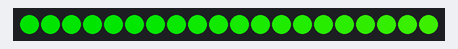
A program run on a simulated ESP32-C3. On the bench: 20 RGB LEDs in strip order, left to right. Dim RGB values are drawn brighter than linear; colours are those a GRB WS2812 strip shows for the declared byte order; what the program prints to the serial monitor is not drawn.

Above: at 0.45 s.
At 5.09 s:
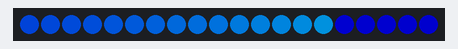
At 10.03 s:
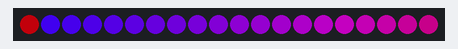
At 19.91 s:
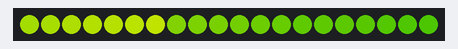
At 29.8 s:
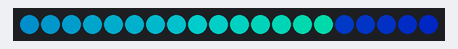
At 39.68 s:
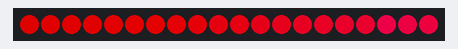

The program:

main.cpp
```cpp
// Based off FastLED Cylon.ino example;
// An animation that moves a single LED back and forth (Larson Scanner effect)
#include <Arduino.h>
#include <FastLED.h>

#define DATA_PIN 3
//#define BUTTON_PIN 3

#define NUM_LEDS 20
CRGB leds[NUM_LEDS];

void setup() {
	Serial.begin(57600);
	delay(100);

	Serial.println("resetting");
	FastLED.addLeds<WS2812B,DATA_PIN,RGB>(leds,NUM_LEDS);
	FastLED.setBrightness(255);
  //  pinMode(BUTTON_PIN, INPUT);  // sets the digital pin 0 as input

}

void fadeall() { for(int i = 0; i < NUM_LEDS; i++) { leds[i].nscale8(250); } }

void loop() {
//  Serial.print( digitalRead(BUTTON_PIN));
	static uint8_t hue = 0;
	Serial.print("A");
	// First slide the led in one direction
	for(int i = 0; i < NUM_LEDS; i++) {
		// Set the i'th led to red
		leds[i] = CHSV(hue++, 255, 255);
		// Show the leds
		FastLED.show();
		// now that we've shown the leds, reset the i'th led to black
		// leds[i] = CRGB::Black;
		fadeall();
		// Wait a little bit before we loop around and do it again
		delay(10);
	}
	Serial.print("B");

	// Now go in the other direction.
	for(int i = (NUM_LEDS)-1; i >= 0; i--) {
		// Set the i'th led to red
		leds[i] = CHSV(hue++, 255, 255);
		// Show the leds
		FastLED.show();
		// now that we've shown the leds, reset the i'th led to black
		// leds[i] = CRGB::Black;
		fadeall();
		// Wait a little bit before we loop around and do it again
		delay(10);
	}
  Serial.print("C");
}
```
